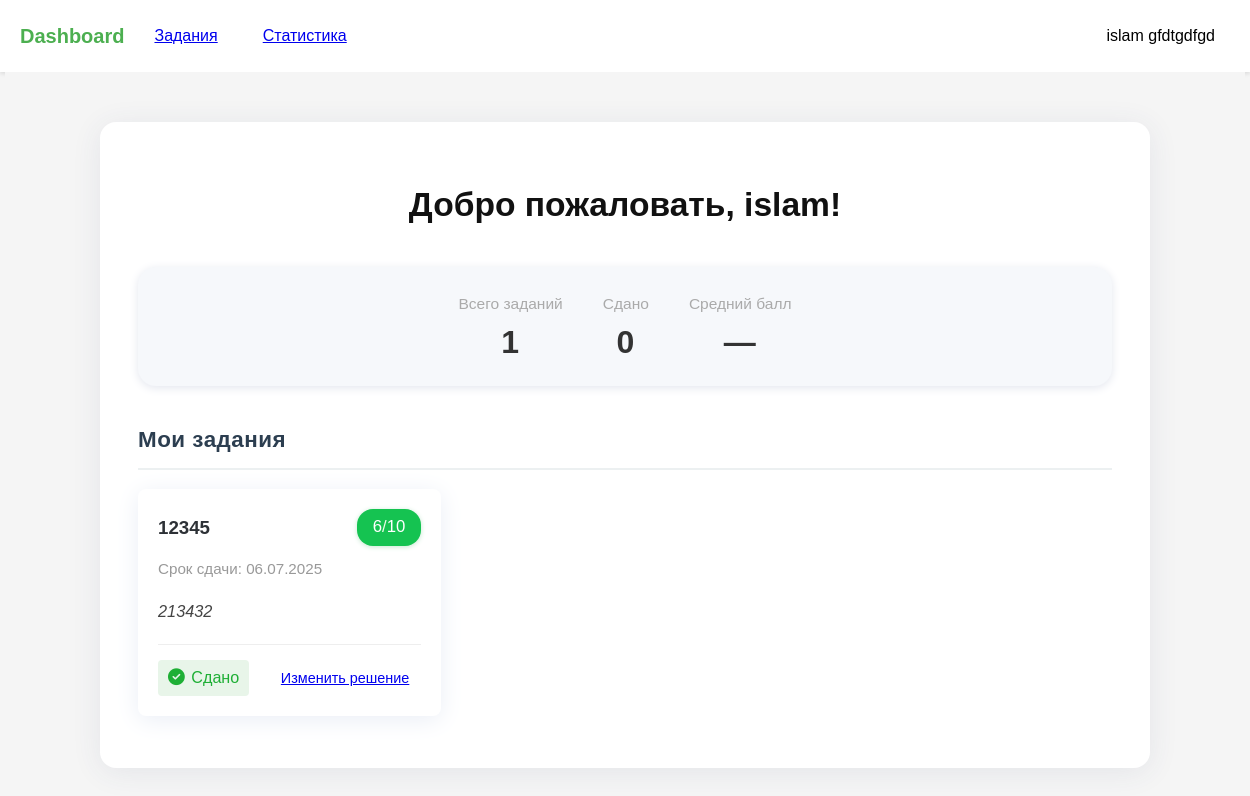
Before: /student_dashboard (signed in) with the older database file.
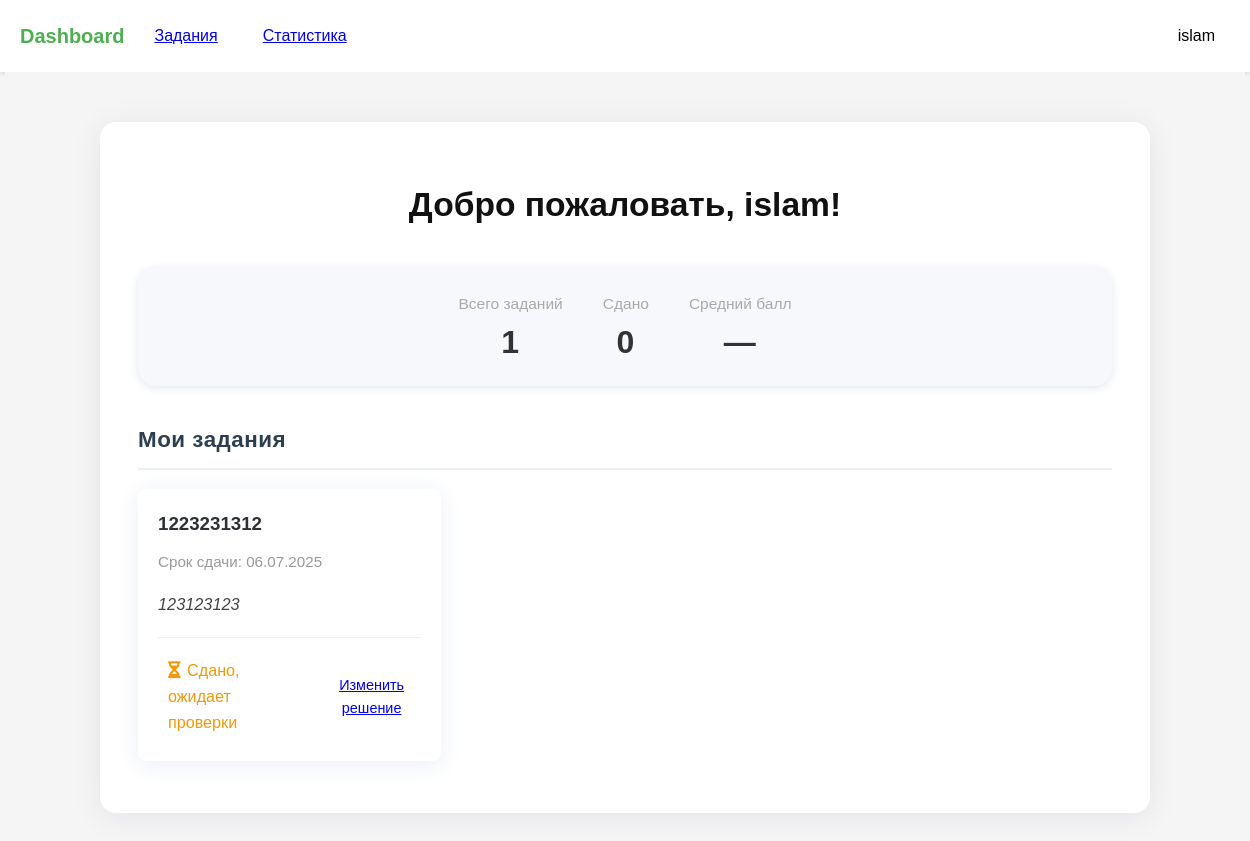
After: the same page with the newer database file.
### models.py (models this page shows)
class User(UserMixin, db.Model):
    id = db.Column(db.Integer, primary_key=True)
    name = db.Column(db.String(150))
    email = db.Column(db.String(150), unique=True)
    password = db.Column(db.String(150))
    role = db.Column(db.String(50))  # 'student' or 'teacher'
    group = db.Column(db.String(50))
    first_name = db.Column(db.String(150))
    last_name = db.Column(db.String(150))
    age = db.Column(db.Integer)
    gender = db.Column(db.String(10))  # 'male', 'female', 'other'
    students = db.relationship(
        'User',
        secondary=teacher_student,
        primaryjoin=(id == teacher_student.c.teacher_id),
        secondaryjoin=(id == teacher_student.c.student_id),
        backref=db.backref('teachers', lazy='dynamic'),
        lazy='dynamic'
    )

class Assignment(db.Model):
    id = db.Column(db.Integer, primary_key=True)
    title = db.Column(db.String(100), nullable=False)
    description = db.Column(db.Text, nullable=False)
    deadline = db.Column(db.DateTime)
    max_score = db.Column(db.Integer, default=10)
    teacher_id = db.Column(db.Integer, db.ForeignKey('user.id'))
    created_at = db.Column(db.DateTime, default=datetime.utcnow)
    submissions = db.relationship('Submission', backref='assignment', lazy=True)
    questions = db.relationship('Question', backref='assignment', cascade='all, delete-orphan', lazy=True)

class Submission(db.Model):
    id = db.Column(db.Integer, primary_key=True)
    student_id = db.Column(db.Integer, db.ForeignKey('user.id'))
    assignment_id = db.Column(db.Integer, db.ForeignKey('assignment.id'))
    solution_text = db.Column(db.Text)
    submitted_at = db.Column(db.DateTime, default=datetime.utcnow)
    score = db.Column(db.Integer)
    feedback = db.Column(db.Text)

### main.py (the view)
@main.route('/student_dashboard')
@login_required
def student_dashboard():
    if current_user.role != 'student':
        return redirect(url_for('main.dashboard'))
    now = datetime.now()
    assignments = Assignment.query.filter(
        Assignment.teacher_id.in_([t.id for t in current_user.teachers])
    ).all()
    for assignment in assignments:
        assignment.submission = Submission.query.filter_by(
            student_id=current_user.id,
            assignment_id=assignment.id
        ).first()
    return render_template(
        'student_dashboard.html',
        assignments=assignments,
        now=now,
        current_user=current_user
    )

### app.py (called while the page is built)
def create_app():
    app = Flask(__name__)
    app.config['SECRET_KEY'] = 'your_secret_key'
    app.config['SQLALCHEMY_DATABASE_URI'] = 'sqlite:///data.db'
    app.config['SQLALCHEMY_TRACK_MODIFICATIONS'] = False
    app.config['TEMPLATES_AUTO_RELOAD'] = True
    db.init_app(app)
    login_manager.init_app(app)
    login_manager.login_view = 'auth.login'
    from models import User
    @login_manager.user_loader
    def load_user(user_id):
        return User.query.get(int(user_id))
    from auth import auth as auth_blueprint
    app.register_blueprint(auth_blueprint)
    from main import main as main_blueprint
    app.register_blueprint(main_blueprint)
    return app

### templates/student_dashboard.html (shortened to what this page needs)
{% extends "base.html" %}
{% block content %}
<div class="student-dashboard">
    <div class="dashboard-container">
        <h1 class="welcome-title" style="font-size:2.1rem; font-weight:600; color:#111; text-align:center; margin-bottom:2.2rem;">
            Добро пожаловать, {{ current_user.name }}!
        </h1>
        <div class="student-progress-block" style="display:flex; justify-content:center; gap:2.5rem; background:#f6f8fb; border-radius:18px; box-shadow:0 2px 10px #e3e6ee; padding:24px 0 18px 0; margin-bottom:36px;">
            <div style="text-align:center;">
                <span style="color:#aaa;font-size:0.97rem;">Всего заданий</span>
                <div style="font-size:2rem;font-weight:700; letter-spacing:1px;">{{ assignments|length }}</div>
            </div>
            <div style="text-align:center;">
                <span style="color:#aaa;font-size:0.97rem;">Сдано</span>
                <div style="font-size:2rem;font-weight:700; letter-spacing:1px;">
                    {% set submitted = 0 %}
                    {% for assignment in assignments %}
                        {% set my_submission = assignment.submissions | first %}
                        {% if my_submission and my_submission.score is not none %}
                            {% set submitted = submitted + 1 %}
                        {% endif %}
                    {% endfor %}
                    {{ submitted }}
                </div>
            </div>
            <div style="text-align:center;">
                <span style="color:#aaa;font-size:0.97rem;">Средний балл</span>
                <div style="font-size:2rem;font-weight:700; letter-spacing:1px;">
                    {% set all_scores = [] %}
                    {% for sub in submissions %}
                        {% if sub.score is not none %}
                            {% set _ = all_scores.append(sub.score) %}
                        {% endif %}
                    {% endfor %}
                    {% if all_scores %}
                        {{ (all_scores | sum) // (all_scores | length) }}
                    {% else %}
                        —
                    {% endif %}
                </div>
            </div>
        </div>
        <div class="assignments-section">
            <h2 class="section-title" style="font-size:1.4rem; font-weight:600; margin-bottom:1.2rem; letter-spacing:0.5px;">
                Мои задания
            </h2>
            <div class="assignments-grid" style="gap:32px;">
                {% for assignment in assignments %}
                {% set my_submission = assignment.submissions | selectattr('student_id', 'equalto', current_user.id) | first %}
                <div class="assignment-card" style="box-shadow:0 4px 24px 0 #eaeef6;">
                    <div class="assignment-header" style="display:flex;justify-content:space-between;align-items:center; margin-bottom:10px;">
                        <h3 style="font-size:1.17rem; font-weight:600; color:#2d3136; margin:0;">{{ assignment.title }}</h3>
                        {% if my_submission and my_submission.score is not none %}
                            <span class="score-label" style="color:#fff;background:#15c351;font-size:1.05rem;padding:5px 16px 5px 16px; border-radius:1rem; box-shadow:0 1px 5px #c5e8d0;">
                                {{ my_submission.score }}<span style="color:#eafbe7;">/</span>{{ assignment.max_score }}
                            </span>
                        {% endif %}
                    </div>
                    <span class="due-date" style="color:#999;font-size:0.95rem;">
                        {% if assignment.deadline %}
                            Срок сдачи: {{ assignment.deadline.strftime('%d.%m.%Y') }}
                        {% else %}
                            Без срока
                        {% endif %}
                    </span>
                    <p class="assignment-description" style="margin:1rem 0 0.8rem 0; color:#444; font-size:1.02rem;">{{ assignment.description }}</p>
                    <div class="assignment-status" style="margin-top:1.3rem;">
                        {% if my_submission %}
                            {% if my_submission.score is not none %}
                                <div class="score submitted" style="color:#1eaf35;font-size:1.01rem; display:inline-block;">
                                    <i style="font-size:1.05rem; margin-right:2px;" class="fa fa-check-circle"></i> Сдано
                                </div>
                                <a href="{{ url_for('main.submit_assignment', assignment_id=assignment.id) }}"
                                   class="btn btn-small" style="margin-left:1.2rem;">Изменить решение</a>
                            {% else %}
                                <div class="score waiting" style="color:#ef990b; font-size:1.01rem; display:inline-block;">
                                    <i style="font-size:1.05rem; margin-right:2px;" class="fa fa-hourglass-half"></i> Сдано, ожидает проверки
                                </div>
                                <a href="{{ url_for('main.submit_assignment', assignment_id=assignment.id) }}"
                                   class="btn btn-small" style="margin-left:1.2rem;">Изменить решение</a>
                            {% endif %}
                        {% endif %}
                    </div>
                </div>
                {% else %}
                <div class="no-assignments" style="background:#f4f8fa;border-radius:12px;padding:38px;text-align:center;font-size:1.15rem;">
                    <p>На данный момент у вас нет активных заданий</p>
                </div>
                {% endfor %}
            </div>
        </div>
    </div>
</div>
<link rel="stylesheet" href="https://cdnjs.cloudflare.com/ajax/libs/font-awesome/6.4.0/css/all.min.css">
{% endblock %}

### templates/base.html (shortened to what this page needs)
<!DOCTYPE html>
<html lang="ru">
<head>
    <link rel="stylesheet" href="../static/style.css">
</head>
<body>
    <header class="header">
        <nav class="navbar">
            <div class="nav-left">
                <a href="{{ url_for('main.dashboard') }}" class="logo">Dashboard</a>
                {% if current_user.is_authenticated %}
                    {% if current_user.role == 'teacher' %}
                        <a href="{{ url_for('main.create_assignment') }}" class="nav-btn">Задания</a>
                    {% else %}
                        <a href="{{ url_for('main.assignments_list') }}" class="nav-btn">Задания</a>
                    {% endif %}
                    <a href="{{ url_for('main.statistics') }}" class="nav-btn">Статистика</a>
                {% endif %}
            </div>
            <div class="nav-right">
                {% if current_user.is_authenticated %}
                <div class="profile-dropdown">
                    <button class="nav-btn profile-btn">{{ current_user.name }}{% if current_user.last_name %} {{ current_user.last_name }}{% endif %}</button>
                </div>
                {% else %}
                <a href="{{ url_for('auth.login') }}" class="nav-btn">Вход</a>
                {% endif %}
            </div>
        </nav>
    </header>
    <main>
        {% block content %}{% endblock %}
    </main>
</body>
</html>

### static/style.css (style rules this page uses)
:root { --primary-color: #4CAF50; --primary-hover: #45a049; --danger-color: #dc3545; --danger-hover: #c82333; --text-color: #333; --light-gray: #f8f9fa; --medium-gray: #e9ecef; --dark-gray: #6c757d; --shadow: 0 2px 10px rgba(0, 0, 0, 0.1); }
body { margin: 0; font-family: 'Arial', sans-serif; background-color: #f5f5f5; color: var(--text-color); line-height: 1.6; }
.navbar { display: flex; justify-content: space-between; align-items: center; padding: 15px 20px; background-color: white; box-shadow: 0 2px 4px rgba(0, 0, 0, 0.1); }
.nav-left, .nav-right { display: flex; align-items: center; gap: 15px; }
.logo { font-size: 1.25rem; font-weight: bold; color: var(--primary-color); text-decoration: none; transition: color 0.3s; }
.nav-btn { padding: 8px 15px; background: none; border: none; cursor: pointer; font-size: 1rem; border-radius: 4px; transition: all 0.3s; }
.profile-dropdown { position: relative; }
.assignment-card { background: white; border-radius: 8px; padding: 20px; margin-bottom: 20px; box-shadow: var(--shadow); transition: transform 0.3s, box-shadow 0.3s; }
.btn { display: inline-block; padding: 10px 20px; border: none; border-radius: 4px; font-size: 1rem; cursor: pointer; text-align: center; transition: background 0.3s; }
.btn-small { padding: 6px 12px; font-size: 0.9rem; }
.student-dashboard { max-width: 1200px; margin: 0 auto; padding: 20px; }
.assignments-grid { display: grid; grid-template-columns: repeat(auto-fill, minmax(300px, 1fr)); gap: 20px; }
.assignment-status { display: flex; justify-content: space-between; align-items: center; margin-top: 15px; padding-top: 15px; border-top: 1px solid #eee; }
.score { padding: 5px 10px; border-radius: 4px; font-size: 0.9rem; }
.section-title { color: #2c3e50; border-bottom: 2px solid #ecf0f1; padding-bottom: 10px; margin-bottom: 20px; }
.assignment-description { margin: 0.5rem 0; font-style: italic; color: #555; }
.student-dashboard { width: 100%; min-height: 100vh; background: #f5f5f5; }
.dashboard-container { max-width: 1050px; margin: 30px auto 0 auto; background: white; border-radius: 16px; padding: 34px 38px 32px 38px; box-shadow: 0 4px 30px rgba(60,70,110,0.09); box-sizing: border-box; }

Changed rows visible on the page:
removed Assignment: title "12345", max_score "10", deadline "06.07.2025", description "213432"
no longer on this page (row edited): Submission: score "6"
changed User "islam": last_name "gfdtgdfgd" → (not shown)
added Assignment: title "1223231312", deadline "06.07.2025", description "123123123"
